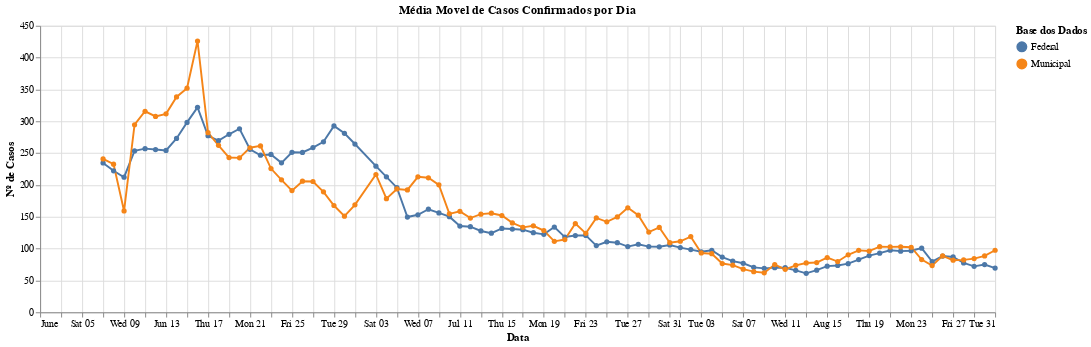

Notebook code cell kept with this figure:
### Markdown cell above
### Média Movel (7 dias) dos Casos Confirmados

### Code cell
criar_mark_line(casosPorDiaMedMovel, 'Média Movel de Casos Confirmados por Dia', 1000, True)

### Figure 1 — Vega-Lite specification as saved in the notebook (floating-point values rounded to 4 significant figures; data arrays with more than 128 entries replaced by an {"elided": "..."} marker saying what was removed)
{"config": {"view": {"continuousWidth": 400, "continuousHeight": 300}}, "data": {"name": "data-63afa33a1440128fd3a5a2e3efa484b1"}, "mark": {"type": "line", "point": true}, "encoding": {"color": {"type": "nominal", "field": "fonte_dados", "title": "Base dos Dados"}, "x": {"type": "temporal", "field": "data", "title": "Data"}, "y": {"type": "quantitative", "field": "casos_por_dia", "title": "Nº de Casos"}}, "title": "Média Movel de Casos Confirmados por Dia", "width": 1000, "$schema": "https://vega.github.io/schema/vega-lite/v4.8.1.json", "datasets": {"data-63afa33a1440128fd3a5a2e3efa484b1": {"elided": "182 records"}}}
